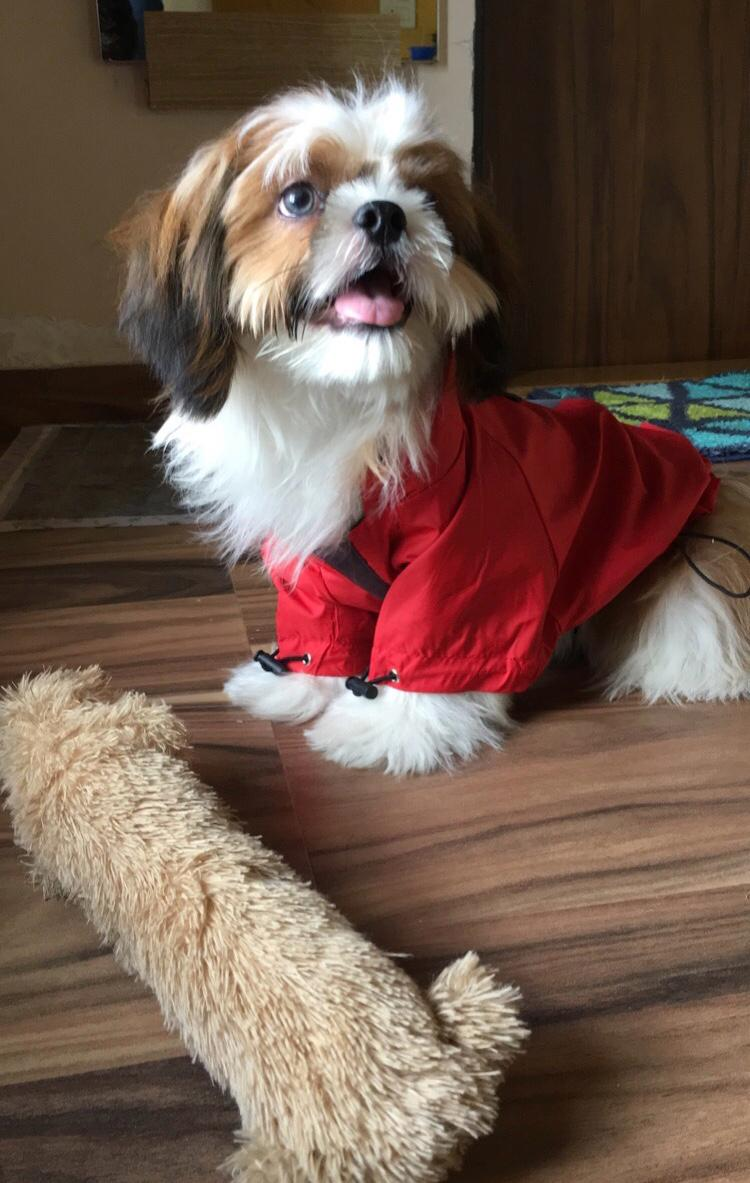
#> input picture HISTOGRAM/img.jpeg, 750 x 1183 px, found by its file name
$ python hist.py
#> lines starting #> are read from the running program, lines starting #| are printed output that depends on the picture

import cv2
import matplotlib.pyplot as plt

image = cv2.imread('HISTOGRAM\img.jpeg', cv2.IMREAD_GRAYSCALE)
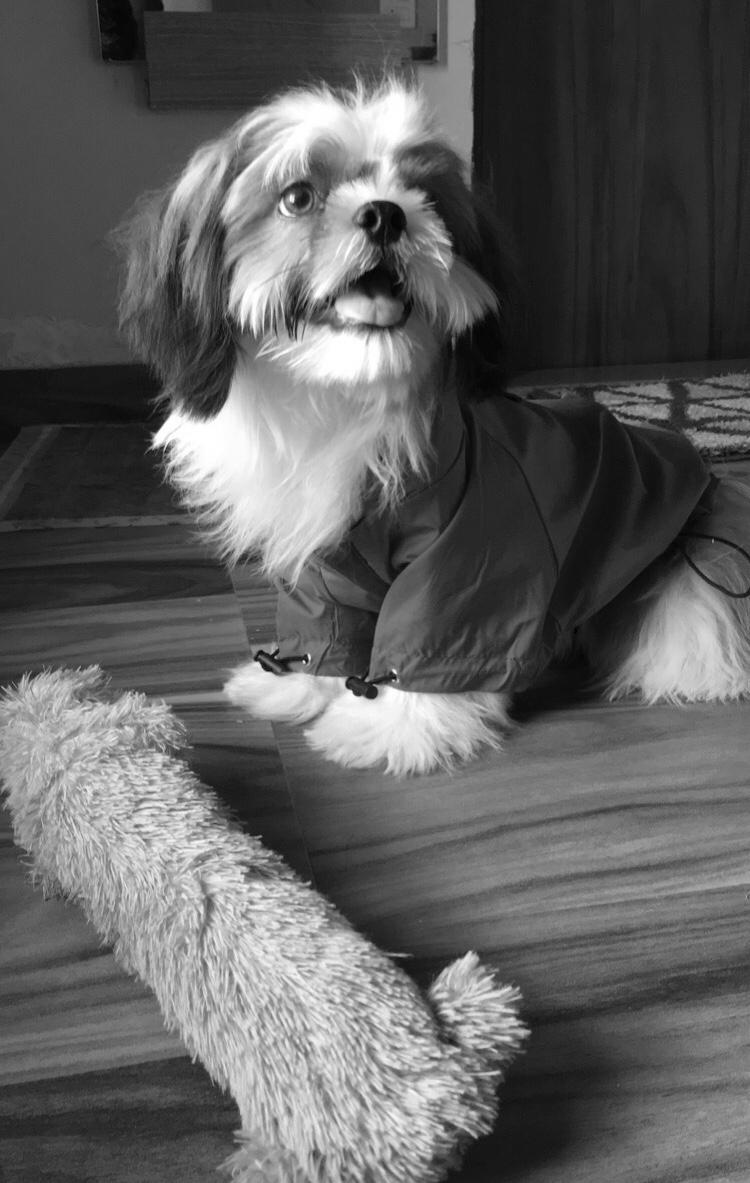
#> image: shape (1183, 750); min 0, max 255, mean 95.7
equalized_image = cv2.equalizeHist(image)
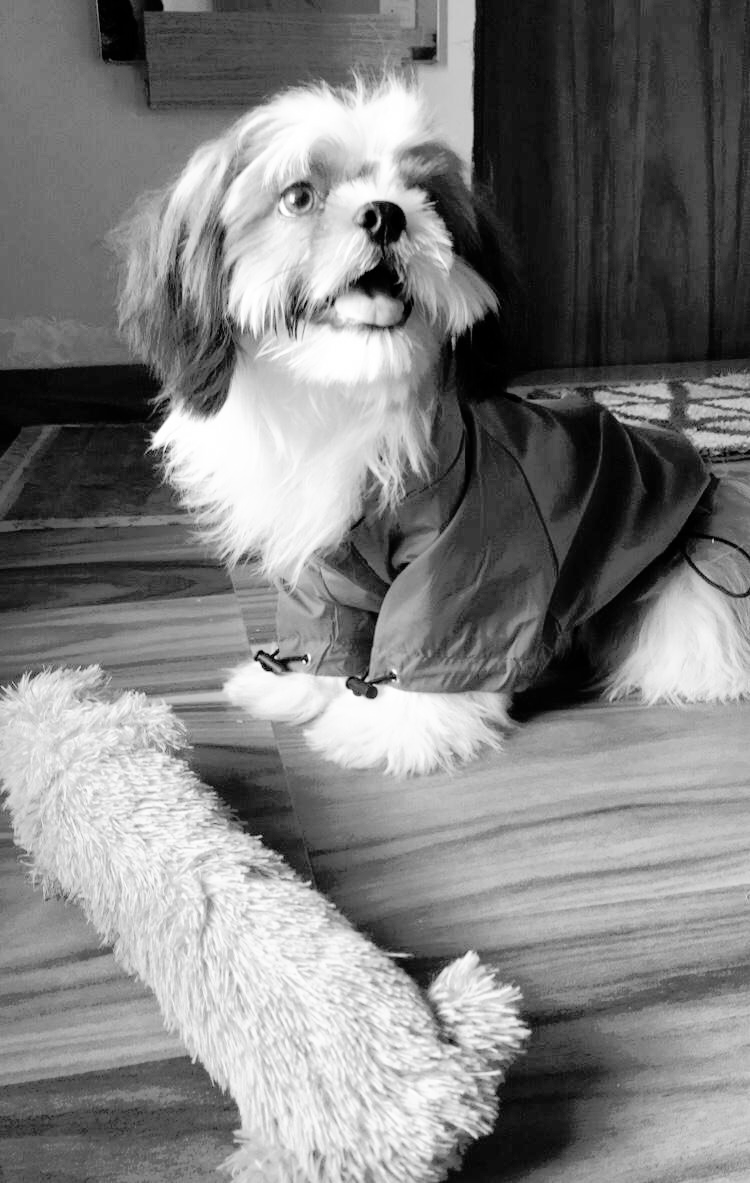
#> equalized_image: shape (1183, 750); min 0, max 255, mean 128.3
cv2.imwrite('equalized_image.jpg', equalized_image)
fig, axs = plt.subplots(2, 2, figsize=(10, 8))
axs[0, 0].imshow(image, cmap='gray')
axs[0, 0].set_title('Original Image')
axs[0, 0].axis('off')
axs[1, 0].hist(image.ravel(), bins=256, range=[0, 256])
axs[1, 0].set_title('Histogram of Original Image')
axs[0, 1].imshow(equalized_image, cmap='gray')
axs[0, 1].set_title('Equalized Image')
axs[0, 1].axis('off')
axs[1, 1].hist(equalized_image.ravel(), bins=256, range=[0, 256])
axs[1, 1].set_title('Histogram of Equalized Image')

plt.show()
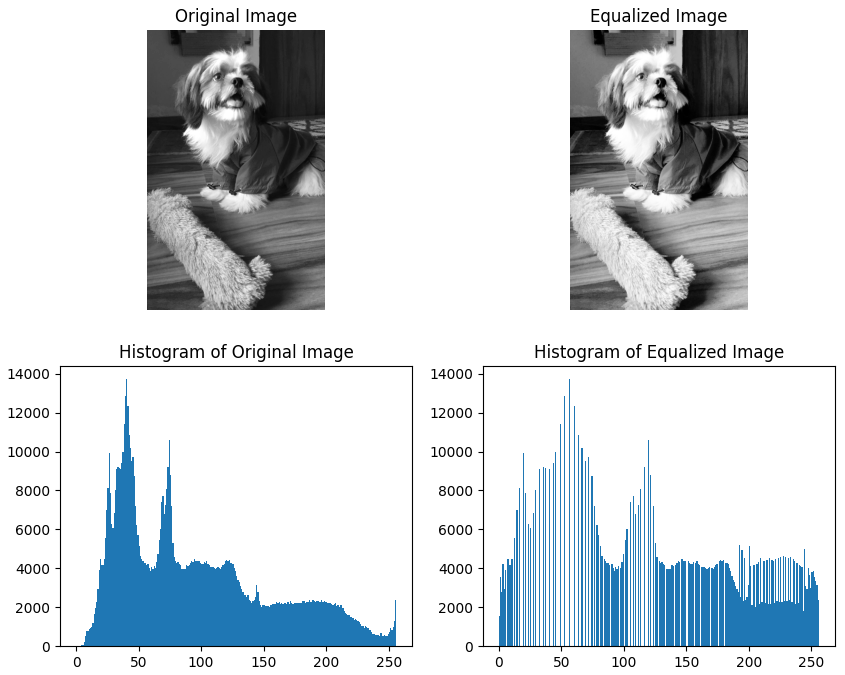
#> figure drawn by matplotlib, 4 panels; panel 3: tallest bar 13715 high, from x = 40 to 41; panel 4: tallest bar 13715 high, from x = 56 to 57
